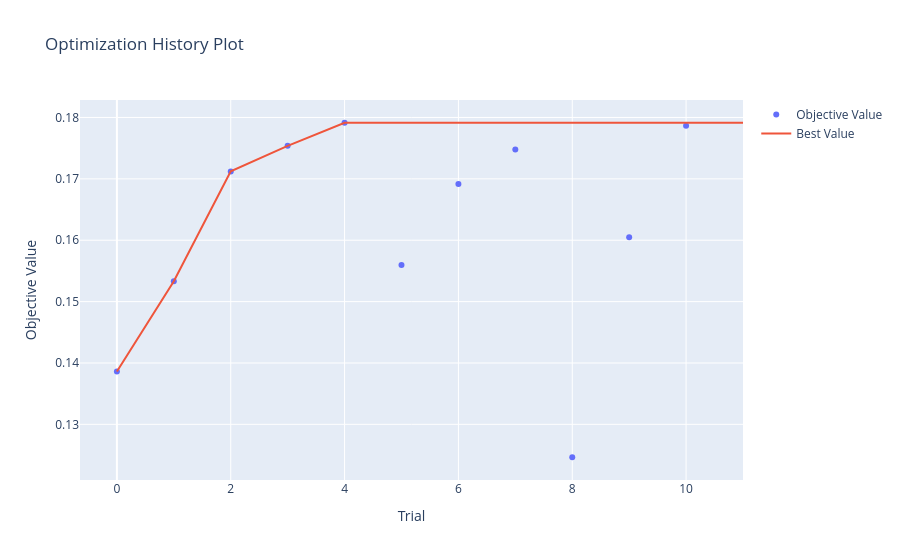

Here is the notebook cell this chart was saved with:
### Code cell
optuna.visualization.plot_optimization_history(optuna_study)

### Figure 1 — Plotly figure (JSON) as saved in the notebook; plotly's stock layout.template omitted (floating-point values rounded to 4 significant figures)
{"data": [{"mode": "markers", "name": "Objective Value", "type": "scatter", "x": [0, 1, 2, 3, 4, 5, 6, 7, 8, 9, 10], "y": [0.1386, 0.1533, 0.1712, 0.1754, 0.1791, 0.156, 0.1692, 0.1748, 0.1246, 0.1605, 0.1786]}, {"mode": "lines", "name": "Best Value", "type": "scatter", "x": [0, 1, 2, 3, 4, 5, 6, 7, 8, 9, 10, 11], "y": [0.1386, 0.1533, 0.1712, 0.1754, 0.1791, 0.1791, 0.1791, 0.1791, 0.1791, 0.1791, 0.1791, 0.1791]}, {"marker": {"color": "#cccccc"}, "mode": "markers", "name": "Infeasible Trial", "showlegend": false, "type": "scatter", "x": [], "y": []}], "layout": {"title": {"text": "Optimization History Plot"}, "xaxis": {"title": {"text": "Trial"}}, "yaxis": {"title": {"text": "Objective Value"}}}}
